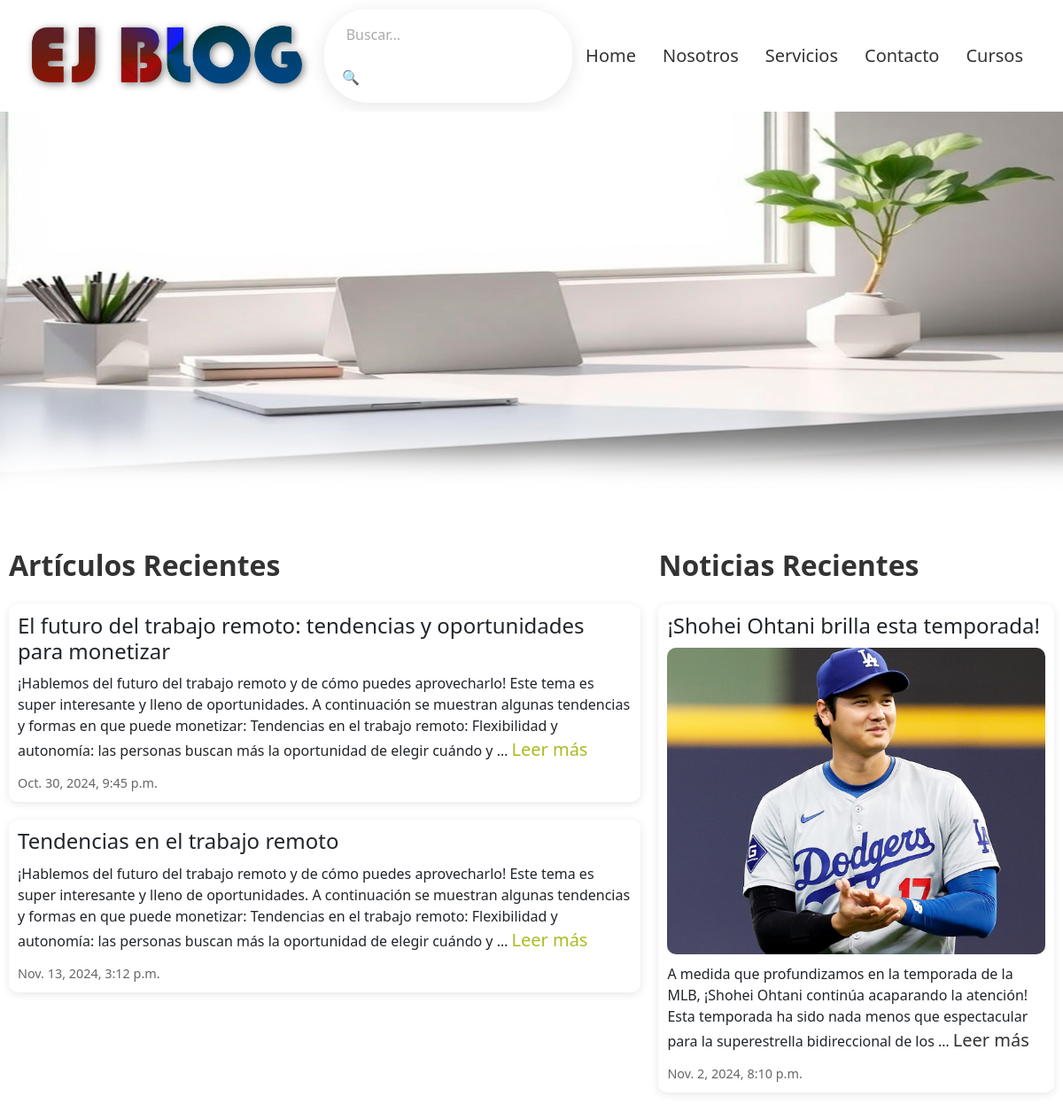
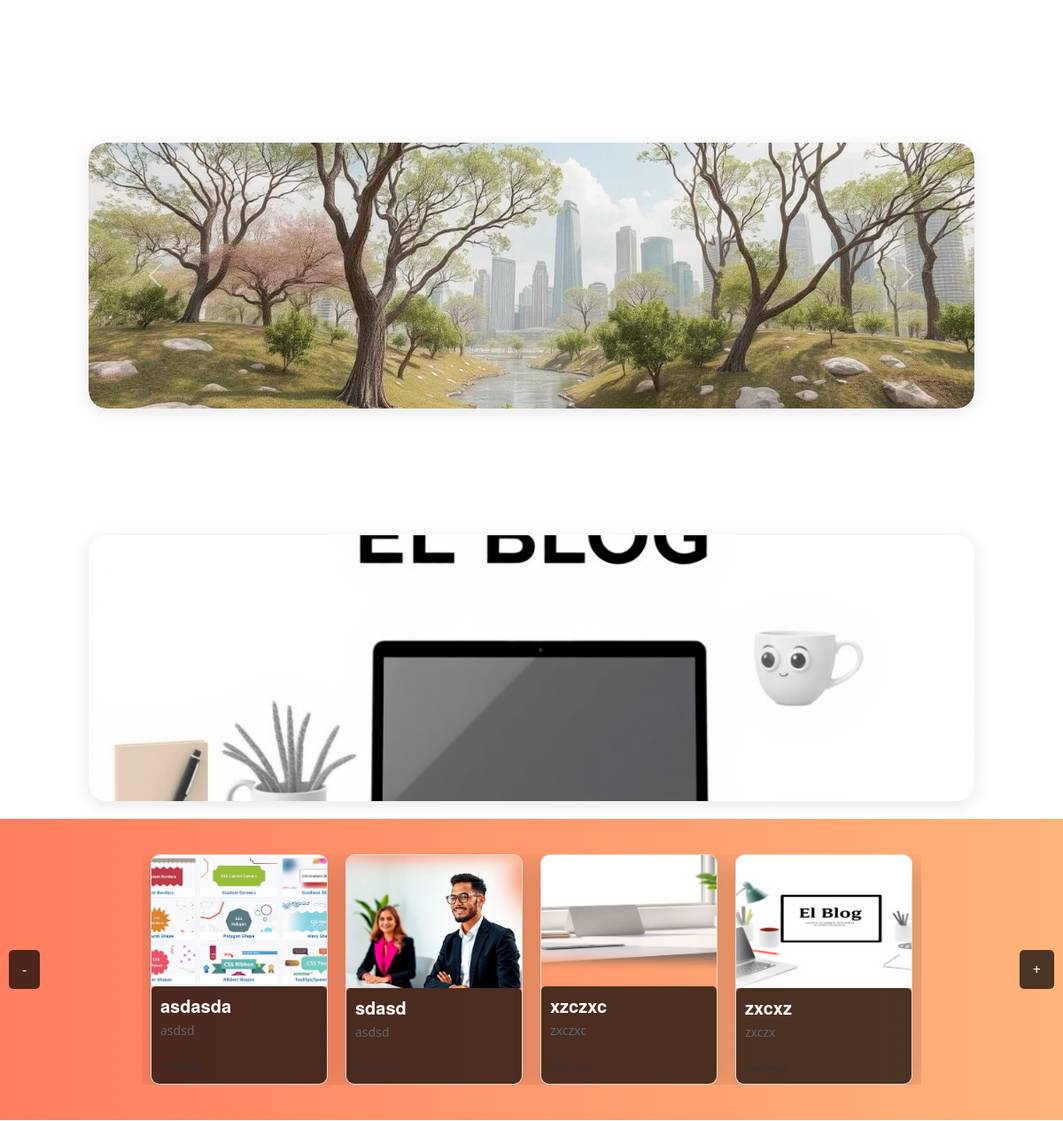
Before: / (upper part) with the older database file (2 pictures, top to bottom).
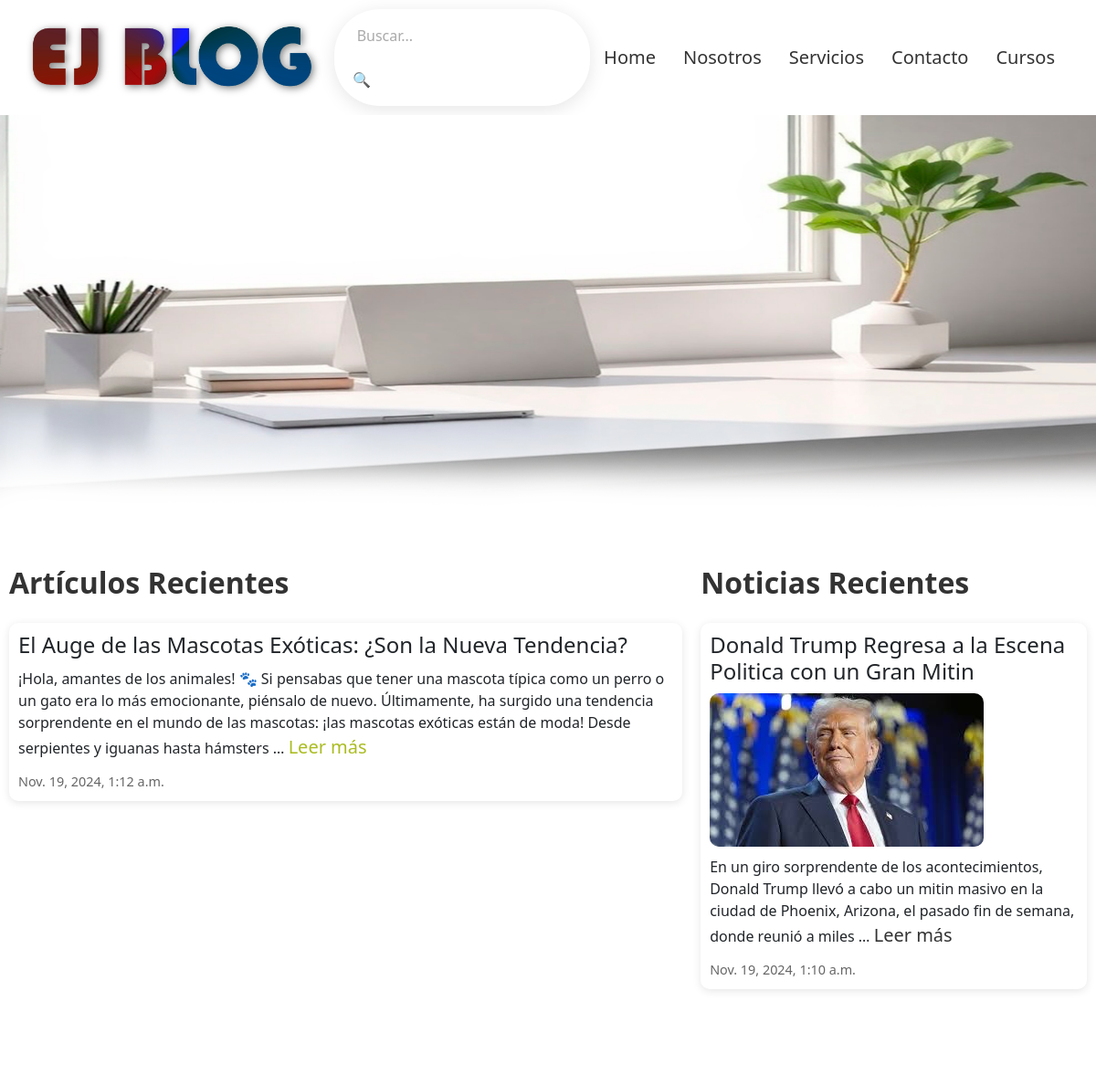
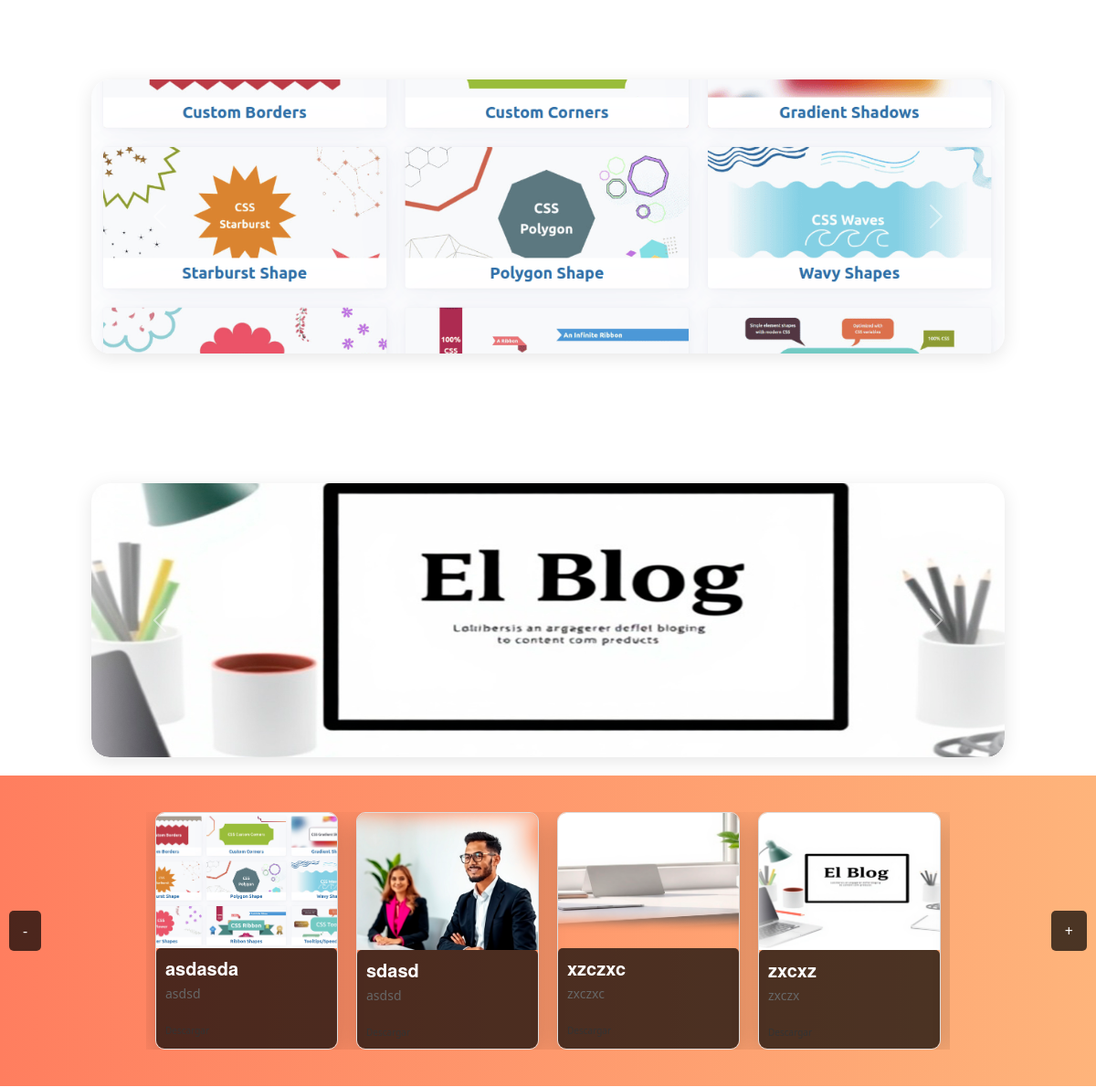
After: the same page with the newer database file (2 pictures, top to bottom).
### mi_app/models.py (models this page shows, shortened)
class Article(models.Model):
    title = models.CharField(max_length=200)
    content = models.TextField()
    created_at = models.DateTimeField(auto_now_add=True)

class News(models.Model):
    title = models.CharField(max_length=200)
    content = models.TextField()
    created_at = models.DateTimeField(auto_now_add=True)
    image = models.ImageField(upload_to='news/')  # Campo para la imagen

class Carousel(models.Model):
    image = models.ImageField(upload_to='carousel_images/')

class CarouselCursos(models.Model):
    image = models.ImageField(upload_to='carousel_images/')

class Image(models.Model):
    title = models.CharField(max_length=100)
    description = models.TextField()
    image = models.ImageField(upload_to='images/')  # Asegúrate de tener Pillow instalado
    link = models.URLField(max_length=200, blank=True, null=True)  # Campo para el enlace

### mi_app/views.py (the view)
# urls.py: 2. Add a URL to urlpatterns:  path('', views.home, name='home')
def home(request):
    current_language = translation.get_language()
    banner_home = BannerHome.objects.first()
    articles = Article.objects.all()
    news = News.objects.all()
    items = Carousel.objects.all()
    items_cursos = CarouselCursos.objects.all()
    images = Image.objects.all()
    comments = Comment.objects.all()  # Fetch all comments
    show_cookie_banner = request.COOKIES.get('cookie_consent') is None
    return render(request, 'home.html', {
        'articles': articles,
        'news': news,
        'carousel_items': items,
        'carousel_cursos': items_cursos,
        'comments': comments,  # Pass comments to the template
        'images': images,
        'show_cookie_banner': show_cookie_banner,  # Pasar la variable al contexto
        'LANGUAGE_CODE': current_language,
        'banner_home': banner_home,
    })

### mi_app/templates/home.html (shortened to what this page needs)
{% extends 'index.html' %}
{% block content %}
<div class="banner-image-container">
    {% if banner_home %}
        <div class="banner-gradient">
            <img src="{{ banner_home.image.url }}" alt="Banner Principal" class="banner-home-image">
        </div>
    {% else %}
        <p>No hay imagen disponible.</p>
    {% endif %}
</div>
<div class="container-pro">
    <div class="articles-container scroll-fade">
        <a class="title">Artículos Recientes</a>
        {% if articles %}
            <div class="grid-container">
                {% for article in articles %}
                    <div class="article-card">
                        <h3 class="article-title">{{ article.title }}</h3>
                        <p class="article-content">{{ article.content|truncatewords:50 }}
                            <a href="{% url 'articles_details' article.id %}"  class="article-link">Leer más</a>
                        </p>
                        <small class="article-date">{{ article.created_at }}</small>
                    </div>
                {% endfor %}
            </div>
        {% else %}
            <p>No hay artículos disponibles.</p>
        {% endif %}
    </div>
    <div class="news-container scroll-fade">
        <a class="title-news">Noticias Recientes</a>
        {% if news %}
            <div class="grid-container">
                {% for news in news %}
                    <div class="news-card">
                        <h3 class="news-title">{{ news.title }}</h3>
                        {% if news.image %}
                            <img src="{{ news.image.url }}" alt="" class="news-image">
                        {% endif %}
                        <p class="news-content">{{ news.content|truncatewords:30 }}
                            <a href="{% url 'news_details' news.id %}">Leer más</a>
                        </p>
                        <small class="news-date">{{ news.created_at }}</small>
                    </div>
                {% endfor %}
            </div>
        {% else %}
            <p>No hay noticias disponibles.</p>
        {% endif %}
    </div>
</div>
{% include 'carousel.html' %}
{% include 'carousel_cursos.html' %}
{% include 'slide.html' %}
{% endblock %}

### mi_app/templates/carousel.html (shortened to what this page needs)
{% load static %}
<div class="carousel">
  <div id="carouselServicios" class="carousel slide carousel-fade" data-bs-ride="carousel">
    <div class="carousel-inner">
      {% for item in carousel_items %}
      <div class="carousel-item {% if forloop.first %}active{% endif %}" data-bs-interval="5000">
        <img src="{{ item.image.url }}" class="d-block w-100" alt="{{ item.title }}">
      </div>
      {% endfor %}
    </div>
    <button class="carousel-control-prev" type="button" data-bs-target="#carouselServicios" data-bs-slide="prev">
      <span class="carousel-control-prev-icon" aria-hidden="true"></span>
    </button>
    <button class="carousel-control-next" type="button" data-bs-target="#carouselServicios" data-bs-slide="next">
      <span class="carousel-control-next-icon" aria-hidden="true"></span>
    </button>
  </div>
</div>

### mi_app/templates/carousel_cursos.html (shortened to what this page needs)
{% load static %}
<div class="carousel">
  <div id="carouselCursos" class="carousel slide" data-bs-ride="carousel">
    <div class="carousel-inner">
      {% for items_cursos in carousel_cursos %}
      <div class="carousel-item {% if forloop.first %}active{% endif %}" data-bs-interval="5000">
        <img src="{{ items_cursos.image.url }}" class="d-block w-100" alt="{{ items_cursos.title }}">
      </div>
      {% endfor %}
    </div>
    <button class="carousel-control-prev" type="button" data-bs-target="#carouselCursos" data-bs-slide="prev">
      <span class="carousel-control-prev-icon" aria-hidden="true"></span>
    </button>
    <button class="carousel-control-next" type="button" data-bs-target="#carouselCursos" data-bs-slide="next">
      <span class="carousel-control-next-icon" aria-hidden="true"></span>
    </button>
  </div>
</div>

### mi_app/templates/slide.html (shortened to what this page needs)
{% load static %}
<head>
</head>
<body>
    <div class="container-slide-section">
        <div class="slide-section">
            <div class="slide-container">
                <div class="card-wrapper">
                    {% for image in images %}
                    <div class="card-slide">
                        <img src="{{ image.image.url }}" alt="{{ image.title }} - {{ image.description }}" class="card-image-slide">
                        <div class="card-content-slide">
                            <h3 class="card-title-slide">{{ image.title }}</h3>
                            <p class="card-description-slide">{{ image.description }}</p>
                            <a href="{{ image.link }}" target="_blank" class="link-card-slide">Descargar</a>
                        </div>
                    </div>
                    {% empty %}
                    <p>No images available..</p>
                    {% endfor %}
                </div>
            </div>
        </div>
        <button class="prev">-</button>
        <button class="next">+</button>
    </div>
</body>

Changed rows visible on the page:
removed Article: title "El futuro del trabajo remoto: tendencias y oportunidades para monetizar", content "¡Hablemos del futuro del trabajo remoto y de cómo puedes aprovecharlo! Este tema es super interesante y lleno de oportunidades. A continuación se muestran algunas tendencias y formas en que puede monetizar: Tendencias en el trabajo remoto: Flexibilidad y autonomía: las personas buscan más la oportunidad de elegir cuándo y …", created_at "Oct. 30, 2024, 9:45 p.m."
removed Article: title "Tendencias en el trabajo remoto", content "¡Hablemos del futuro del trabajo remoto y de cómo puedes aprovecharlo! Este tema es super interesante y lleno de oportunidades. A continuación se muestran algunas tendencias y formas en que puede monetizar: Tendencias en el trabajo remoto: Flexibilidad y autonomía: las personas buscan más la oportunidad de elegir cuándo y …", created_at "Nov. 13, 2024, 3:12 p.m."
removed News: title "¡Shohei Ohtani brilla esta temporada!", image (picture), content "A medida que profundizamos en la temporada de la MLB, ¡Shohei Ohtani continúa acaparando la atención! Esta temporada ha sido nada menos que espectacular para la superestrella bidireccional de los …", created_at "Nov. 2, 2024, 8:10 p.m."
removed Carousel: image (picture)
removed CarouselCursos: image (picture)
added Article: title "El Auge de las Mascotas Exóticas: ¿Son la Nueva Tendencia?", content "¡Hola, amantes de los animales! 🐾 Si pensabas que tener una mascota típica como un perro o un gato era lo más emocionante, piénsalo de nuevo. Últimamente, ha surgido una tendencia sorprendente en el mundo de las mascotas: ¡las mascotas exóticas están de moda! Desde serpientes y iguanas hasta hámsters …", created_at "Nov. 19, 2024, 1:12 a.m."
added News: title "Donald Trump Regresa a la Escena Politica con un Gran Mitin", image (picture), content "En un giro sorprendente de los acontecimientos, Donald Trump llevó a cabo un mitin masivo en la ciudad de Phoenix, Arizona, el pasado fin de semana, donde reunió a miles …", created_at "Nov. 19, 2024, 1:10 a.m."
added Carousel: image (picture)
added CarouselCursos: image (picture)
